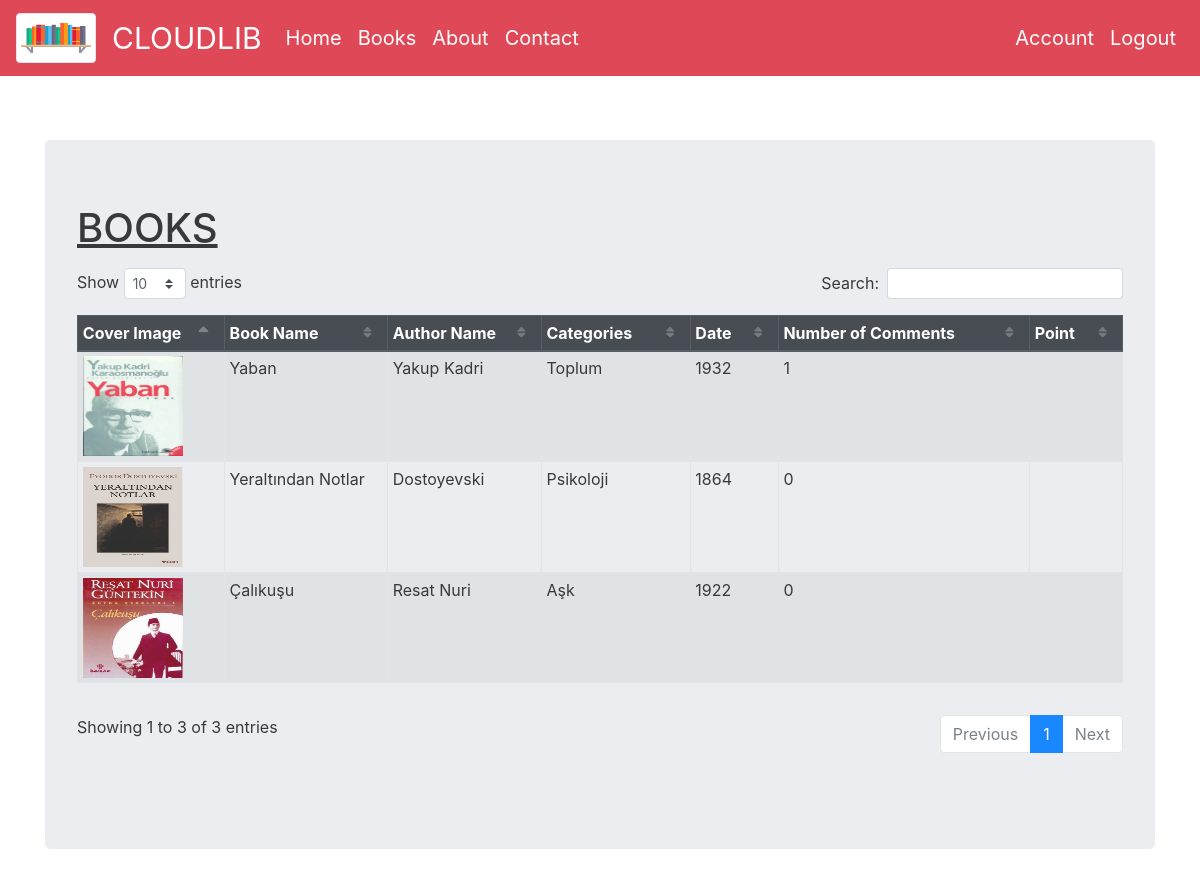
The page /books (signed in) on the database its author committed.
### application/models.py (models this page shows, shortened)
class Book(db.Model):
    id = db.Column(db.Integer, primary_key=True)
    book_name = db.Column(db.String(200), nullable=False)
    date_of_issue = db.Column(db.Integer)
    image_book = db.Column(db.String(20), nullable=False, default='default.jpg')
    authors = db.relationship("Author", secondary=books_authors_association, backref='books')
    categories = db.relationship("Category", secondary=books_categories_association, backref='books')
    deleted = db.Column(db.Boolean, default=False)

class Author(db.Model):
    id = db.Column(db.Integer, primary_key=True)
    author_name = db.Column(db.String(60), nullable=False)
    deleted = db.Column(db.Boolean, default=False)

class Category(db.Model):
    id = db.Column(db.Integer, primary_key=True)
    category_name = db.Column(db.String(20), nullable=False)
    deleted = db.Column(db.Boolean, default=False)

### application/routes.py (the view)
@app.route("/books")
@login_required
def books():
    books = Book.query.all()
    return render_template('books.html', books=books)

### application/models.py (called while the page is built)
@login_manager.user_loader
def load_user(user_id):
    return User.query.get(int(user_id))

### application/templates/books.html (shortened to what this page needs)
{% extends "layout.html" %}
{% block content %}
<div class="container" style="margin-top:4em; opacity:0.90">
    <div class="jumbotron" style="overflow-x:auto;">
    <h1><u>BOOKS</u></h1>
        <table id="dtBasicExample" class="table table-striped table-bordered table-sm" cellspacing="0" width="100%">
            <thead class="thead-dark">
                <tr>
                    <th>Cover Image</th>
                    <th>Book Name</th>
                    <th>Author Name</th>
                    <th>Categories</th>
                    <th>Date</th>
                    <th>Number of Comments</th>
                    <th>Point</th>
                </tr>
            </thead>
            <tbody>
                {% for book in books %}
                <tr>
                    <td><img src="{{ url_for('static', filename=book.image_book) }}" alt="" border=3 height=100 width=100></td>
                    <td>{{ book.book_name }}</td>
                    <td>{% for author in book.authors %}
                    {{ author.author_name }}
                    {% endfor %}</td>
                    <td>{% for category in book.categories %}
                    {{ category.category_name }}
                    {% endfor %}</td>
                    <td>{{ book.date_of_issue }}</td>
                    <td>{{ book.comments|length }}</td>
                    <td></td>
                </tr>
                {% endfor %}
            </tbody>
        </table>
    </div>
</div>
{% endblock content %}

### application/templates/layout.html (shortened to what this page needs)
<!DOCTYPE html>
<html lang="en">
<head>
    <link rel="stylesheet" href="https://maxcdn.bootstrapcdn.com/bootstrap/4.3.1/css/bootstrap.min.css">
    <link href="//maxcdn.bootstrapcdn.com/font-awesome/4.1.0/css/font-awesome.min.css" rel="stylesheet">
    <link rel="stylesheet" href="{{ url_for('static', filename='datatables.min.css') }}">
    <link rel="stylesheet" href="{{ url_for('static', filename='custom2.css') }}">
</head>
<body>
    <nav class="navbar navbar-expand-sm bg-danger navbar-dark" style="opacity:0.9">
        {% if current_user.is_authenticated %}
      <a class="navbar-brand" href="{{ url_for('login') }}">
        <img class="img-thumbnail" src="{{ url_for('static', filename='book_icon.png') }}" alt="logo" style="width:80px; height:50px">
      </a>
	  <a class="navbar-brand" href="{{ url_for('login') }}" style="font-size: 30px !important;">CLOUDLIB</a>
      <ul class="navbar-nav">
        <li class="nav-item active">
          <a class="nav-link" href="{{ url_for('account') }}">Home</a>
        </li>
		<li class="nav-item active">
          <a class="nav-link" href="{{ url_for('books') }}">Books</a>
        </li>
          <li class="nav-item active">
              <a class="nav-link" href="#">About</a>
          </li>
          <li class="nav-item active">
              <a class="nav-link" href="#">Contact</a>
          </li>
      </ul>
       <ul class="navbar-nav ml-auto">
           <li class="nav-item active">
               <a class="nav-link" href="{{ url_for('account') }}">Account</a>
            </li>
           <li class="nav-item active">
               <a class="nav-link" href="{{ url_for('logout') }}">Logout</a>
            </li>
       </ul>
          {% endif %}
    </nav>
	{% block content %}{% endblock %}
</body>
</html>

### application/static/custom2.css (style rules this page uses)
body { background-image: url("bg.jpg"); background-size: cover; background-position: center center; background-repeat: no-repeat; background-attachment: fixed; }
.nav-item { font-size: 20px !important; }
table.dataTable thead th.sorting:after, table.dataTable thead th.sorting_asc:after, table.dataTable thead th.sorting_desc:after { position: absolute; top: 5px; font-family: FontAwesome; }
table.dataTable thead th.sorting:after { content: "\f0dc"; color: #ddd; font-size: 0.8em; padding-top: 0.12em; }
table.dataTable thead th.sorting_asc:after { content: "\f0de"; }
table.dataTable thead .sorting:before, table.dataTable thead .sorting_asc:before, table.dataTable thead .sorting_desc:before, table.dataTable thead .sorting_asc_disabled:before, table.dataTable thead .sorting_desc_disabled:before { content: ""; }
table.dataTable thead .sorting:after, table.dataTable thead .sorting_asc:after, table.dataTable thead .sorting_desc:after, table.dataTable thead .sorting_asc_disabled:after, table.dataTable thead .sorting_desc_disabled:after { content: ""; }

### rows shown on the page
Book: image_book (picture), book_name "Yaban", date_of_issue "1932", comments|length "1"
Author: author_name "Yakup Kadri"
Category: category_name "Toplum"
Book: image_book (picture), book_name "Yeraltından Notlar", date_of_issue "1864", comments|length "0"
Author: author_name "Dostoyevski"
Category: category_name "Psikoloji"
Book: image_book (picture), book_name "Çalıkuşu", date_of_issue "1922", comments|length "0"
Author: author_name "Resat Nuri"
Category: category_name "Aşk"
